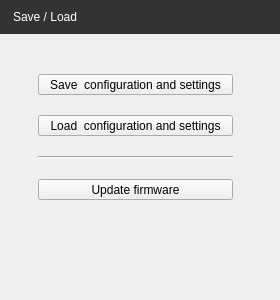
<?xml version="1.0" encoding="UTF-8"?>
<ui version="4.0">
 <class>WidgetSaveLoad</class>
 <widget class="QWidget" name="WidgetSaveLoad">
  <property name="geometry">
   <rect>
    <x>0</x>
    <y>0</y>
    <width>280</width>
    <height>300</height>
   </rect>
  </property>
  <property name="windowTitle">
   <string>Form</string>
  </property>
  <layout class="QGridLayout" name="gridLayout">
   <property name="leftMargin">
    <number>0</number>
   </property>
   <property name="topMargin">
    <number>0</number>
   </property>
   <property name="rightMargin">
    <number>0</number>
   </property>
   <property name="bottomMargin">
    <number>0</number>
   </property>
   <property name="spacing">
    <number>0</number>
   </property>
   <item row="0" column="0">
    <widget class="QLabel" name="labelTitle">
     <property name="styleSheet">
      <string notr="true">padding:10px;
/*background-color:rgb(66, 138, 200);*/
/*background-color:rgb(76, 55, 108);*/
background-color:rgb(51, 51, 51);
color:rgb(255,255,255);
</string>
     </property>
     <property name="text">
      <string>Save / Load</string>
     </property>
    </widget>
   </item>
   <item row="1" column="0">
    <widget class="QWidget" name="widget" native="true">
     <property name="sizePolicy">
      <sizepolicy hsizetype="Expanding" vsizetype="Expanding">
       <horstretch>0</horstretch>
       <verstretch>0</verstretch>
      </sizepolicy>
     </property>
     <layout class="QGridLayout" name="gridLayout_2">
      <property name="leftMargin">
       <number>0</number>
      </property>
      <property name="topMargin">
       <number>40</number>
      </property>
      <property name="verticalSpacing">
       <number>20</number>
      </property>
      <item row="1" column="0">
       <spacer name="horizontalSpacer_2">
        <property name="orientation">
         <enum>Qt::Horizontal</enum>
        </property>
        <property name="sizeHint" stdset="0">
         <size>
          <width>40</width>
          <height>20</height>
         </size>
        </property>
       </spacer>
      </item>
      <item row="1" column="1">
       <widget class="QToolButton" name="tbSave">
        <property name="minimumSize">
         <size>
          <width>100</width>
          <height>0</height>
         </size>
        </property>
        <property name="toolTip">
         <string>&lt;html&gt;&lt;head/&gt;&lt;body&gt;&lt;p&gt;&lt;span style=&quot; font-size:10pt;&quot;&gt;Save application configuration&lt;/span&gt;&lt;/p&gt;&lt;/body&gt;&lt;/html&gt;</string>
        </property>
        <property name="text">
         <string>  Save  configuration and settings  </string>
        </property>
       </widget>
      </item>
      <item row="1" column="2">
       <spacer name="horizontalSpacer">
        <property name="orientation">
         <enum>Qt::Horizontal</enum>
        </property>
        <property name="sizeHint" stdset="0">
         <size>
          <width>40</width>
          <height>20</height>
         </size>
        </property>
       </spacer>
      </item>
      <item row="5" column="1">
       <widget class="QToolButton" name="tbUpdateFirmware">
        <property name="sizePolicy">
         <sizepolicy hsizetype="Preferred" vsizetype="Fixed">
          <horstretch>0</horstretch>
          <verstretch>0</verstretch>
         </sizepolicy>
        </property>
        <property name="minimumSize">
         <size>
          <width>100</width>
          <height>0</height>
         </size>
        </property>
        <property name="text">
         <string>Update firmware</string>
        </property>
       </widget>
      </item>
      <item row="7" column="1">
       <spacer name="verticalSpacer">
        <property name="orientation">
         <enum>Qt::Vertical</enum>
        </property>
        <property name="sizeHint" stdset="0">
         <size>
          <width>20</width>
          <height>40</height>
         </size>
        </property>
       </spacer>
      </item>
      <item row="3" column="1">
       <widget class="QToolButton" name="tbLoad">
        <property name="minimumSize">
         <size>
          <width>100</width>
          <height>0</height>
         </size>
        </property>
        <property name="toolTip">
         <string>&lt;html&gt;&lt;head/&gt;&lt;body&gt;&lt;p&gt;&lt;span style=&quot; font-size:10pt;&quot;&gt;Load application configuration&lt;/span&gt;&lt;/p&gt;&lt;/body&gt;&lt;/html&gt;</string>
        </property>
        <property name="text">
         <string>  Load  configuration and settings  </string>
        </property>
       </widget>
      </item>
      <item row="4" column="1">
       <widget class="Line" name="line">
        <property name="orientation">
         <enum>Qt::Horizontal</enum>
        </property>
       </widget>
      </item>
     </layout>
    </widget>
   </item>
  </layout>
 </widget>
 <resources/>
 <connections/>
</ui>
